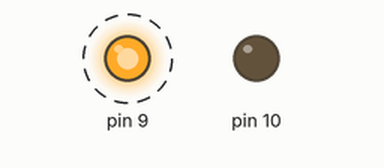
This sketch was run on a simulated Arduino Uno, built with avr-gcc and run on an emulated ATmega328P. On the bench: output pins drawn as LEDs (lit = HIGH). Dashed ring = blinking.

Above: at 0.5 s.
At 2.5 s:
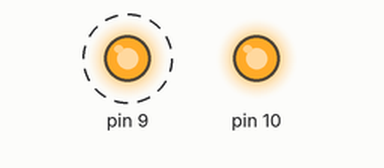
Timing chart, 0 to 5.2 s (numbered marks = the images above):
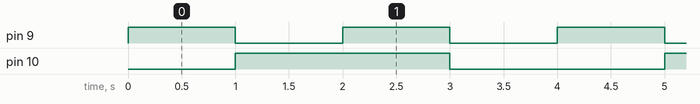

Measured:
- by itself, pin 9: alternates HIGH for 1.0 s and LOW for 1.0 s
- by itself, pin 10: alternates HIGH for 2.0 s and LOW for 2.0 s
- by itself, everything shown: repeats every 4.0 s, in 4 steps

The sketch:

LED_Bit.ino
```cpp
#define TIME 1000

void setup() {
  // put your setup code here, to run once:
  pinMode(9,OUTPUT);
  pinMode(10,OUTPUT);
}

void loop() {
  // put your main code here, to run repeatedly:
  Light(9);
  Light(10);
  MultiLight(9,10);
  delay(TIME);
}

void Light(int pin){
  digitalWrite(pin,HIGH);
  delay(TIME);
  digitalWrite(pin,LOW);
}

void MultiLight(int pinA, int pinB){
  digitalWrite(pinA,HIGH);
  digitalWrite(pinB,HIGH);
  delay(TIME);
  digitalWrite(pinA,LOW);
  digitalWrite(pinB,LOW);
}
```
